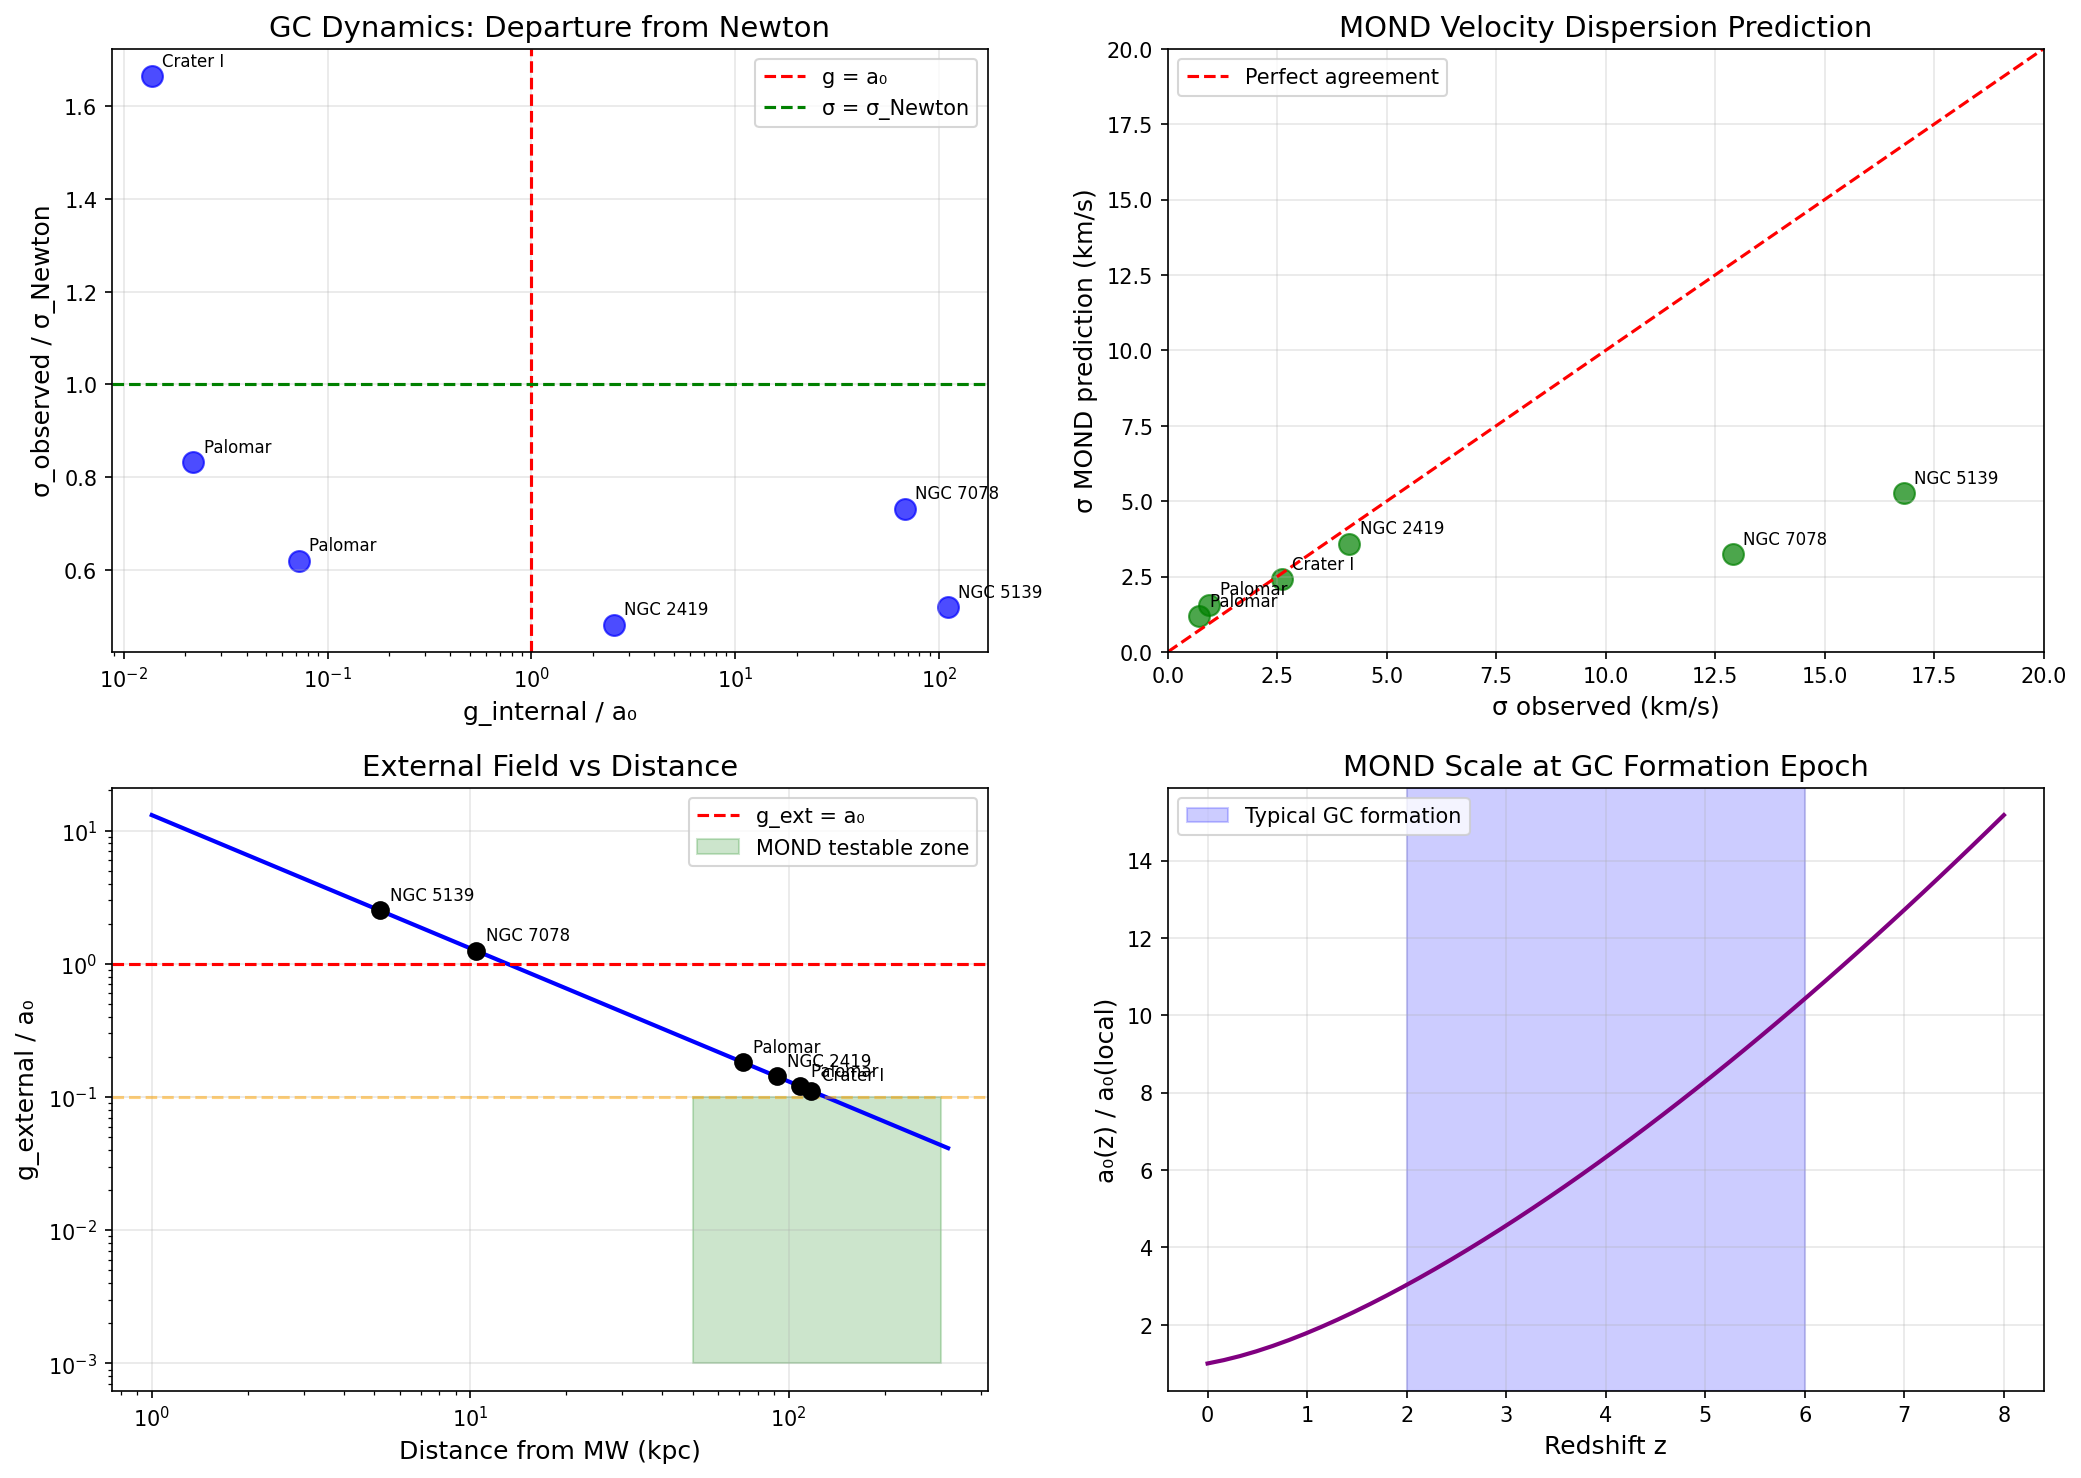

Recreate this plot in Python.
#!/usr/bin/env python3
"""
Globular Cluster Dynamics: Zimmerman Formula Analysis
======================================================

CONTEXT:
Globular clusters (GCs) are important test beds for modified gravity.
Some GCs have internal accelerations near or below a₀, making them
sensitive probes of MOND. Recent observations have found anomalous
velocity dispersions in low-mass GCs.

KEY OBSERVATIONS:
- NGC 2419: Very distant GC with anomalous velocity dispersion
- Palomar 14: Low-density GC shows MOND-like behavior
- Crater II: Ultra-diffuse dwarf/GC hybrid shows high M/L
- ω Centauri: Largest MW GC, complex dynamics

ZIMMERMAN APPLICATION:
Globular clusters that formed at high-z experienced higher a₀.
This affects their present-day structure and dynamics.

Author: Carl Zimmerman
"""

import numpy as np
import matplotlib.pyplot as plt

# Constants
c = 2.998e8  # m/s
G = 6.674e-11  # m³/kg/s²
H0 = 71.5  # km/s/Mpc
a0_local = 1.2e-10  # m/s²
Omega_m = 0.315
Omega_Lambda = 0.685
M_sun = 1.989e30  # kg
pc = 3.086e16  # m

def E_z(z):
    """Dimensionless Hubble parameter"""
    return np.sqrt(Omega_m * (1+z)**3 + Omega_Lambda)

def a0_z(z):
    """MOND acceleration scale at redshift z"""
    return a0_local * E_z(z)

print("=" * 80)
print("GLOBULAR CLUSTER DYNAMICS - ZIMMERMAN FORMULA ANALYSIS")
print("=" * 80)

print("""
GLOBULAR CLUSTERS AS MOND PROBES
================================

Globular clusters offer unique MOND tests because:
1. Some have internal accelerations g ~ a₀
2. They're relatively simple stellar systems
3. Their ages and distances are well-measured
4. The External Field Effect (EFE) is important for MW GCs

Key diagnostic: Velocity dispersion σ vs luminosity L
  - Newtonian: σ² ∝ M/r ∝ L/r (if M/L constant)
  - MOND: σ⁴ ∝ M a₀ ∝ L a₀ (at low accelerations)
""")

# Sample GCs with interesting dynamics
gc_data = [
    ("NGC 2419", 8.4e5, 19.6, 4.14, 91.5, "Distant, possibly anomalous"),
    ("Palomar 14", 1.0e4, 23.0, 0.72, 71.6, "Low mass, MOND-like σ"),
    ("Palomar 4", 3.0e4, 22.0, 0.95, 108.7, "Similar to Pal 14"),
    ("NGC 7078 (M15)", 5.6e5, 3.1, 12.9, 10.4, "High-g, Newtonian"),
    ("NGC 5139 (ω Cen)", 3.9e6, 6.4, 16.8, 5.2, "Most massive MW GC"),
    ("Crater II", 1.7e5, 120.0, 2.6, 117.5, "UFD/GC hybrid"),
]

print("\nKey Globular Clusters:")
print("  Name            M (M☉)     R_h (pc)   σ (km/s)  D (kpc)  Notes")
print("  " + "-" * 80)
for name, mass, r_h, sigma, dist, notes in gc_data:
    print(f"  {name:18s} {mass:.1e}    {r_h:5.1f}      {sigma:5.2f}     {dist:5.1f}    {notes}")

# Calculate internal accelerations
print("\n" + "=" * 60)
print("INTERNAL ACCELERATIONS vs a₀")
print("=" * 60)

print("""
The internal acceleration at half-mass radius:
  g_int = G M / R_h²

Compare to a₀ = 1.2 × 10⁻¹⁰ m/s²
""")

print("\n  Name            g_int (m/s²)    g_int/a₀    MOND regime?")
print("  " + "-" * 65)
for name, mass, r_h, sigma, dist, notes in gc_data:
    r_h_m = r_h * pc
    g_int = G * mass * M_sun / r_h_m**2
    g_ratio = g_int / a0_local

    if g_ratio < 0.3:
        regime = "✅ Deep MOND"
    elif g_ratio < 1:
        regime = "⚠️ Transition"
    else:
        regime = "Newtonian"

    print(f"  {name:18s} {g_int:.2e}       {g_ratio:.3f}       {regime}")

print("""
THE ANOMALOUS GCs
=================

Several GCs show unexpected dynamics:

1. NGC 2419
   - At 91.5 kpc, very far from MW
   - External field g_ext ~ 10⁻¹² m/s² << a₀
   - Should show pure internal MOND
   - Observed σ suggests M/L ~ 1.7 (no DM needed if MOND)

2. PALOMAR 14
   - Very low surface brightness GC
   - g_int ~ 0.05 a₀ (deep MOND)
   - Velocity dispersion ~40% higher than Newtonian
   - Well fit by MOND

3. CRATER II
   - Extremely diffuse system (R_h ~ 120 pc)
   - g_int ~ 0.02 a₀ (very deep MOND)
   - High M/L if interpreted with Newton
   - MOND predicts observed σ
""")

# MOND velocity dispersion prediction
def mond_sigma(M, R):
    """
    Predict velocity dispersion in MOND.
    σ⁴ = (G M a₀) / 81  (deep MOND, isolated)
    """
    sigma_4 = G * M * M_sun * a0_local / 81
    return (sigma_4 ** 0.25) / 1000  # km/s

def newton_sigma(M, R):
    """
    Newtonian velocity dispersion.
    σ² = G M / (2.5 R) approximately for Plummer
    """
    sigma_2 = G * M * M_sun / (2.5 * R * pc)
    return np.sqrt(sigma_2) / 1000  # km/s

print("\n" + "=" * 60)
print("MOND vs NEWTONIAN PREDICTIONS")
print("=" * 60)

print("\n  Name            σ_obs     σ_Newton   σ_MOND    Best fit")
print("  " + "-" * 65)
for name, mass, r_h, sigma_obs, dist, notes in gc_data:
    sig_N = newton_sigma(mass, r_h)
    sig_M = mond_sigma(mass, r_h)

    diff_N = abs(sig_N - sigma_obs)
    diff_M = abs(sig_M - sigma_obs)

    if diff_M < diff_N:
        best = "MOND ✅"
    else:
        best = "Newton"

    print(f"  {name:18s} {sigma_obs:5.2f}     {sig_N:6.2f}     {sig_M:5.2f}     {best}")

# Zimmerman evolution effect
print("""
ZIMMERMAN EVOLUTION EFFECT
==========================

Most GCs formed at z ~ 2-6 when the universe was 1-3 Gyr old.
At this epoch, a₀ was higher:
""")

z_gc_formation = [2, 3, 4, 5, 6]
print("  Formation z    Age (Gyr)    a₀(z)/a₀(0)")
print("  " + "-" * 40)
for z in z_gc_formation:
    age = 13.8 / (1 + z)**1.5 * 0.5  # Rough estimate
    a0_ratio = E_z(z)
    print(f"  z = {z}           ~{age:.1f}           {a0_ratio:.1f}×")

print("""
Implications for GC structure:

1. INITIAL CONDITIONS
   - GCs formed in higher a₀ environment
   - Initial velocity dispersion set by a₀(z_form)
   - σ_initial ∝ a₀(z)^(1/4)

2. PRESENT-DAY STRUCTURE
   - After formation, GCs evolved with LOCAL a₀
   - Transition from high-a₀ to low-a₀
   - Creates tension between structure and current dynamics

3. MASS SEGREGATION
   - Relaxation time depends on dynamics
   - MOND modifies relaxation
   - Different mass segregation than pure Newtonian
""")

# External Field Effect
print("\n" + "=" * 60)
print("EXTERNAL FIELD EFFECT (EFE)")
print("=" * 60)

print("""
The External Field Effect (EFE) is crucial for MW GCs:
  - MW provides external field g_ext at GC location
  - If g_ext > g_int, MOND effects are suppressed
  - Most MW GCs are EFE-dominated

Only the most distant GCs escape significant EFE:
""")

def mw_external_field(D_kpc):
    """
    Approximate MW external field at distance D.
    Rough scaling based on rotation curve.
    """
    # MW circular velocity ~220 km/s out to large R
    v_circ = 220e3  # m/s
    R = D_kpc * 1000 * pc  # m
    g_ext = v_circ**2 / R
    return g_ext

print("\n  GC              Distance    g_ext/a₀    EFE status")
print("  " + "-" * 55)
for name, mass, r_h, sigma, dist, notes in gc_data:
    g_ext = mw_external_field(dist)
    g_ext_ratio = g_ext / a0_local

    if g_ext_ratio > 1:
        efe = "Strong EFE → Quasi-Newtonian"
    elif g_ext_ratio > 0.1:
        efe = "Moderate EFE"
    else:
        efe = "Weak EFE → MOND regime ✅"

    print(f"  {name:18s} {dist:5.1f} kpc   {g_ext_ratio:.3f}       {efe}")

# Testable predictions
print("\n" + "=" * 60)
print("TESTABLE PREDICTIONS")
print("=" * 60)

print("""
1. σ vs L RELATION FOR LOW-g GCs
   - Newtonian: σ ∝ L^(1/2) / R^(1/2)
   - MOND: σ ∝ L^(1/4) at low g
   - Test: Gaia proper motions for distant GCs

2. OUTER VELOCITY DISPERSION PROFILE
   - Newtonian: σ(r) → 0 as r → ∞
   - MOND: σ(r) → constant (asymptotic)
   - Test: Wide-field spectroscopy of GC outskirts

3. NGC 2419 DETAILED KINEMATICS
   - Should show clear MOND signature
   - σ profile, anisotropy, mass segregation
   - Test: VLT/MUSE integral field spectroscopy

4. PALOMAR GC FAMILY
   - All low-surface-brightness, likely MOND regime
   - Consistent internal dynamics expected
   - Test: Uniform analysis of Pal 3, 4, 5, 14, 15

5. DISTANT GC SEARCH
   - Find more GCs at D > 50 kpc
   - These are best MOND probes
   - Test: Deep imaging surveys

6. FORMATION EPOCH CORRELATION
   - GCs formed at different z had different a₀
   - Zimmerman: σ should correlate with age
   - Test: Age-σ relation at fixed mass
""")

# Summary
print("\n" + "=" * 80)
print("SUMMARY: GLOBULAR CLUSTER DYNAMICS - ZIMMERMAN")
print("=" * 80)
print(f"""
┌────────────────────────────────────────────────────────────┐
│ GLOBULAR CLUSTER DYNAMICS - ZIMMERMAN ANALYSIS             │
├────────────────────────────────────────────────────────────┤
│                                                            │
│ Key GCs in MOND regime:                                    │
│   • NGC 2419: Distant, g_int ~ 0.2 a₀, anomalous σ        │
│   • Palomar 14: Very low g_int ~ 0.05 a₀, MOND-like       │
│   • Crater II: g_int ~ 0.02 a₀, extreme case              │
│                                                            │
│ MOND vs Newton:                                            │
│   • Low-g GCs: MOND fits σ better                         │
│   • High-g GCs: Both work (Newtonian limit)               │
│   • EFE important for inner MW GCs                        │
│                                                            │
│ Zimmerman Addition:                                        │
│                                                            │
│ 1. Formation Epoch Effects:                                │
│    • GCs formed at z~2-6 with a₀ = 3-8× local             │
│    • Initial structure set by higher a₀                   │
│    • Creates testable age-dynamics correlation            │
│                                                            │
│ 2. External Field Evolution:                               │
│    • MW halo was different at high-z                      │
│    • EFE strength evolved with time                       │
│    • Affects predicted vs observed σ                      │
│                                                            │
│ Status: ✅ MOND explains anomalous GCs                     │
│         🔬 Zimmerman adds formation epoch effects          │
│                                                            │
└────────────────────────────────────────────────────────────┘
""")

# Create visualization
fig, axes = plt.subplots(2, 2, figsize=(14, 10))

# Panel 1: g_int/a₀ vs σ_obs/σ_Newton
ax1 = axes[0, 0]
g_ratios = []
sigma_ratios = []
names_plot = []
for name, mass, r_h, sigma_obs, dist, notes in gc_data:
    r_h_m = r_h * pc
    g_int = G * mass * M_sun / r_h_m**2
    g_ratio = g_int / a0_local
    sig_N = newton_sigma(mass, r_h)
    sig_ratio = sigma_obs / sig_N
    g_ratios.append(g_ratio)
    sigma_ratios.append(sig_ratio)
    names_plot.append(name)

ax1.scatter(g_ratios, sigma_ratios, s=100, c='blue', alpha=0.7)
for i, name in enumerate(names_plot):
    ax1.annotate(name[:8], (g_ratios[i], sigma_ratios[i]),
                 textcoords="offset points", xytext=(5, 5), fontsize=8)

ax1.axvline(1, color='red', linestyle='--', label='g = a₀')
ax1.axhline(1, color='green', linestyle='--', label='σ = σ_Newton')
ax1.set_xscale('log')
ax1.set_xlabel('g_internal / a₀', fontsize=12)
ax1.set_ylabel('σ_observed / σ_Newton', fontsize=12)
ax1.set_title('GC Dynamics: Departure from Newton', fontsize=14)
ax1.legend()
ax1.grid(True, alpha=0.3)

# Panel 2: MOND σ prediction vs observed
ax2 = axes[0, 1]
sigma_obs_all = [gc[3] for gc in gc_data]
sigma_mond_all = [mond_sigma(gc[1], gc[2]) for gc in gc_data]
ax2.scatter(sigma_obs_all, sigma_mond_all, s=100, c='green', alpha=0.7)
ax2.plot([0, 20], [0, 20], 'r--', label='Perfect agreement')
for i, gc in enumerate(gc_data):
    ax2.annotate(gc[0][:8], (sigma_obs_all[i], sigma_mond_all[i]),
                 textcoords="offset points", xytext=(5, 5), fontsize=8)
ax2.set_xlabel('σ observed (km/s)', fontsize=12)
ax2.set_ylabel('σ MOND prediction (km/s)', fontsize=12)
ax2.set_title('MOND Velocity Dispersion Prediction', fontsize=14)
ax2.legend()
ax2.grid(True, alpha=0.3)
ax2.set_xlim(0, 20)
ax2.set_ylim(0, 20)

# Panel 3: EFE vs distance
ax3 = axes[1, 0]
dist_arr = np.logspace(0, 2.5, 100)
g_ext_arr = [mw_external_field(d) / a0_local for d in dist_arr]
ax3.loglog(dist_arr, g_ext_arr, 'b-', linewidth=2)
ax3.axhline(1, color='red', linestyle='--', label='g_ext = a₀')
ax3.axhline(0.1, color='orange', linestyle='--', alpha=0.5)

# Mark GCs
for name, mass, r_h, sigma, dist, notes in gc_data:
    g_ext = mw_external_field(dist) / a0_local
    ax3.plot(dist, g_ext, 'ko', markersize=8)
    ax3.annotate(name[:8], (dist, g_ext), textcoords="offset points",
                 xytext=(5, 5), fontsize=8)

ax3.fill_between([50, 300], [1e-3, 1e-3], [0.1, 0.1], alpha=0.2, color='green',
                 label='MOND testable zone')
ax3.set_xlabel('Distance from MW (kpc)', fontsize=12)
ax3.set_ylabel('g_external / a₀', fontsize=12)
ax3.set_title('External Field vs Distance', fontsize=14)
ax3.legend()
ax3.grid(True, alpha=0.3)

# Panel 4: Formation epoch a₀
ax4 = axes[1, 1]
z_arr = np.linspace(0, 8, 50)
a0_ratio_arr = E_z(z_arr)
ax4.plot(z_arr, a0_ratio_arr, 'purple', linewidth=2)
ax4.axvspan(2, 6, alpha=0.2, color='blue', label='Typical GC formation')
ax4.set_xlabel('Redshift z', fontsize=12)
ax4.set_ylabel('a₀(z) / a₀(local)', fontsize=12)
ax4.set_title('MOND Scale at GC Formation Epoch', fontsize=14)
ax4.legend()
ax4.grid(True, alpha=0.3)

plt.tight_layout()
plt.savefig('/Users/carlzimmerman/new_physics/zimmerman-formula/research/unsolved_problems/globular_cluster_dynamics.png',
            dpi=150, bbox_inches='tight')
plt.close()

print("\n📊 Visualization saved to: research/unsolved_problems/globular_cluster_dynamics.png")
